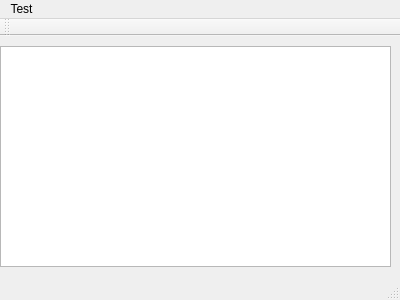
<?xml version="1.0" encoding="UTF-8"?>
<ui version="4.0">
 <class>MainWindow</class>
 <widget class="QMainWindow" name="MainWindow">
  <property name="geometry">
   <rect>
    <x>0</x>
    <y>0</y>
    <width>400</width>
    <height>300</height>
   </rect>
  </property>
  <property name="windowTitle">
   <string>MainWindow</string>
  </property>
  <widget class="QWidget" name="centralWidget">
   <widget class="QTextEdit" name="textEdit">
    <property name="geometry">
     <rect>
      <x>0</x>
      <y>10</y>
      <width>391</width>
      <height>221</height>
     </rect>
    </property>
   </widget>
  </widget>
  <widget class="QMenuBar" name="menuBar">
   <property name="geometry">
    <rect>
     <x>0</x>
     <y>0</y>
     <width>400</width>
     <height>25</height>
    </rect>
   </property>
   <widget class="QMenu" name="menuTest">
    <property name="title">
     <string>Test</string>
    </property>
    <addaction name="actionClear"/>
    <addaction name="actionHello"/>
   </widget>
   <addaction name="menuTest"/>
  </widget>
  <widget class="QToolBar" name="mainToolBar">
   <attribute name="toolBarArea">
    <enum>TopToolBarArea</enum>
   </attribute>
   <attribute name="toolBarBreak">
    <bool>false</bool>
   </attribute>
  </widget>
  <widget class="QStatusBar" name="statusBar"/>
  <action name="actionClear">
   <property name="text">
    <string>Clear</string>
   </property>
  </action>
  <action name="actionHello">
   <property name="text">
    <string>Hello</string>
   </property>
  </action>
 </widget>
 <layoutdefault spacing="6" margin="11"/>
 <resources/>
 <connections/>
</ui>
